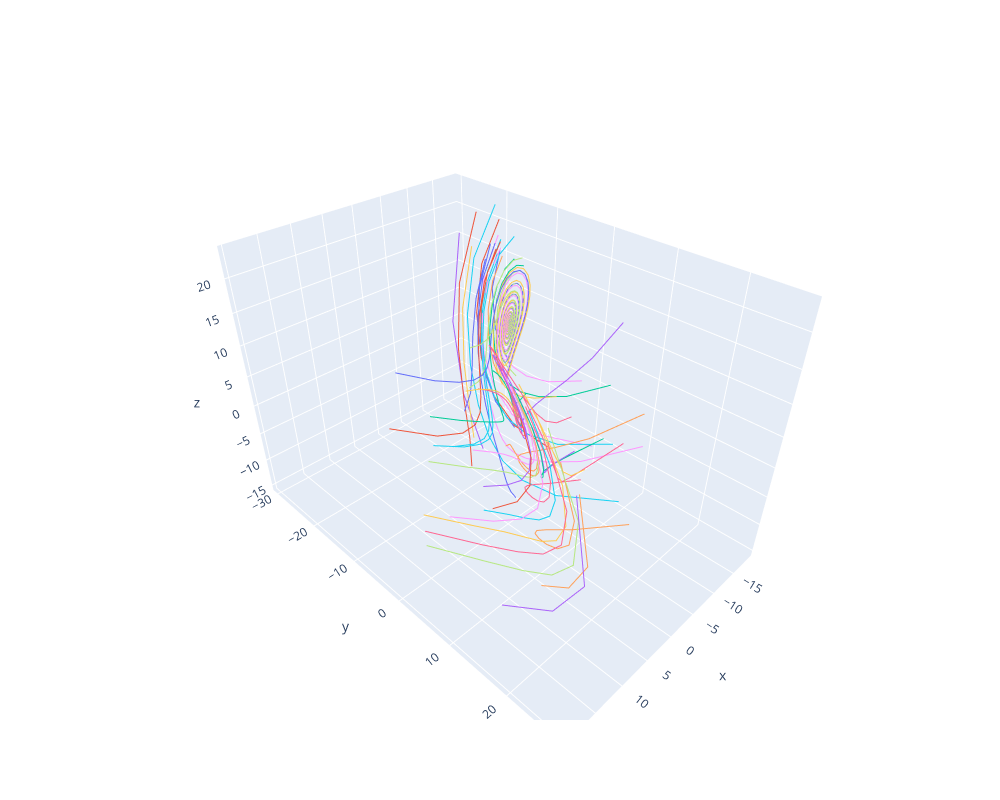

This figure's notebook cell:
### Code cell
fig = go.Figure()
for i in range(N):
    sol = solve(inputs[i, :])
    xyz = sol.ys
    print(f"num_steps = {sol.stats["num_steps"]}")
    fig.add_trace(
        go.Scatter3d(
            x=xyz[:, 0],
            y=xyz[:, 1],
            z=xyz[:, 2],
            mode="lines",
            showlegend=False,
        )
    )
fig.update_layout(width=1000, height=800)
fig

### Figure 1 — Plotly figure (JSON) as saved in the notebook; plotly's stock layout.template omitted (floating-point values rounded to 4 significant figures; data arrays with more than 128 entries replaced by an {"elided": "..."} marker saying what was removed)
{"data": [{"mode": "lines", "showlegend": false, "type": "scatter3d", "x": {"elided": "1000 float values"}, "y": {"elided": "1000 float values"}, "z": {"elided": "1000 float values"}}, {"mode": "lines", "showlegend": false, "type": "scatter3d", "x": {"elided": "1000 float values"}, "y": {"elided": "1000 float values"}, "z": {"elided": "1000 float values"}}, {"mode": "lines", "showlegend": false, "type": "scatter3d", "x": {"elided": "1000 float values"}, "y": {"elided": "1000 float values"}, "z": {"elided": "1000 float values"}}, {"mode": "lines", "showlegend": false, "type": "scatter3d", "x": {"elided": "1000 float values"}, "y": {"elided": "1000 float values"}, "z": {"elided": "1000 float values"}}, {"mode": "lines", "showlegend": false, "type": "scatter3d", "x": {"elided": "1000 float values"}, "y": {"elided": "1000 float values"}, "z": {"elided": "1000 float values"}}, {"mode": "lines", "showlegend": false, "type": "scatter3d", "x": {"elided": "1000 float values"}, "y": {"elided": "1000 float values"}, "z": {"elided": "1000 float values"}}, {"mode": "lines", "showlegend": false, "type": "scatter3d", "x": {"elided": "1000 float values"}, "y": {"elided": "1000 float values"}, "z": {"elided": "1000 float values"}}, {"mode": "lines", "showlegend": false, "type": "scatter3d", "x": {"elided": "1000 float values"}, "y": {"elided": "1000 float values"}, "z": {"elided": "1000 float values"}}, {"mode": "lines", "showlegend": false, "type": "scatter3d", "x": {"elided": "1000 float values"}, "y": {"elided": "1000 float values"}, "z": {"elided": "1000 float values"}}, {"mode": "lines", "showlegend": false, "type": "scatter3d", "x": {"elided": "1000 float values"}, "y": {"elided": "1000 float values"}, "z": {"elided": "1000 float values"}}, {"mode": "lines", "showlegend": false, "type": "scatter3d", "x": {"elided": "1000 float values"}, "y": {"elided": "1000 float values"}, "z": {"elided": "1000 float values"}}, {"mode": "lines", "showlegend": false, "type": "scatter3d", "x": {"elided": "1000 float values"}, "y": {"elided": "1000 float values"}, "z": {"elided": "1000 float values"}}, {"mode": "lines", "showlegend": false, "type": "scatter3d", "x": {"elided": "1000 float values"}, "y": {"elided": "1000 float values"}, "z": {"elided": "1000 float values"}}, {"mode": "lines", "showlegend": false, "type": "scatter3d", "x": {"elided": "1000 float values"}, "y": {"elided": "1000 float values"}, "z": {"elided": "1000 float values"}}, {"mode": "lines", "showlegend": false, "type": "scatter3d", "x": {"elided": "1000 float values"}, "y": {"elided": "1000 float values"}, "z": {"elided": "1000 float values"}}, {"mode": "lines", "showlegend": false, "type": "scatter3d", "x": {"elided": "1000 float values"}, "y": {"elided": "1000 float values"}, "z": {"elided": "1000 float values"}}, {"mode": "lines", "showlegend": false, "type": "scatter3d", "x": {"elided": "1000 float values"}, "y": {"elided": "1000 float values"}, "z": {"elided": "1000 float values"}}, {"mode": "lines", "showlegend": false, "type": "scatter3d", "x": {"elided": "1000 float values"}, "y": {"elided": "1000 float values"}, "z": {"elided": "1000 float values"}}, {"mode": "lines", "showlegend": false, "type": "scatter3d", "x": {"elided": "1000 float values"}, "y": {"elided": "1000 float values"}, "z": {"elided": "1000 float values"}}, {"mode": "lines", "showlegend": false, "type": "scatter3d", "x": {"elided": "1000 float values"}, "y": {"elided": "1000 float values"}, "z": {"elided": "1000 float values"}}, {"mode": "lines", "showlegend": false, "type": "scatter3d", "x": {"elided": "1000 float values"}, "y": {"elided": "1000 float values"}, "z": {"elided": "1000 float values"}}, {"mode": "lines", "showlegend": false, "type": "scatter3d", "x": {"elided": "1000 float values"}, "y": {"elided": "1000 float values"}, "z": {"elided": "1000 float values"}}, {"mode": "lines", "showlegend": false, "type": "scatter3d", "x": {"elided": "1000 float values"}, "y": {"elided": "1000 float values"}, "z": {"elided": "1000 float values"}}, {"mode": "lines", "showlegend": false, "type": "scatter3d", "x": {"elided": "1000 float values"}, "y": {"elided": "1000 float values"}, "z": {"elided": "1000 float values"}}, {"mode": "lines", "showlegend": false, "type": "scatter3d", "x": {"elided": "1000 float values"}, "y": {"elided": "1000 float values"}, "z": {"elided": "1000 float values"}}, {"mode": "lines", "showlegend": false, "type": "scatter3d", "x": {"elided": "1000 float values"}, "y": {"elided": "1000 float values"}, "z": {"elided": "1000 float values"}}, {"mode": "lines", "showlegend": false, "type": "scatter3d", "x": {"elided": "1000 float values"}, "y": {"elided": "1000 float values"}, "z": {"elided": "1000 float values"}}, {"mode": "lines", "showlegend": false, "type": "scatter3d", "x": {"elided": "1000 float values"}, "y": {"elided": "1000 float values"}, "z": {"elided": "1000 float values"}}, {"mode": "lines", "showlegend": false, "type": "scatter3d", "x": {"elided": "1000 float values"}, "y": {"elided": "1000 float values"}, "z": {"elided": "1000 float values"}}, {"mode": "lines", "showlegend": false, "type": "scatter3d", "x": {"elided": "1000 float values"}, "y": {"elided": "1000 float values"}, "z": {"elided": "1000 float values"}}, {"mode": "lines", "showlegend": false, "type": "scatter3d", "x": {"elided": "1000 float values"}, "y": {"elided": "1000 float values"}, "z": {"elided": "1000 float values"}}, {"mode": "lines", "showlegend": false, "type": "scatter3d", "x": {"elided": "1000 float values"}, "y": {"elided": "1000 float values"}, "z": {"elided": "1000 float values"}}, {"mode": "lines", "showlegend": false, "type": "scatter3d", "x": {"elided": "1000 float values"}, "y": {"elided": "1000 float values"}, "z": {"elided": "1000 float values"}}, {"mode": "lines", "showlegend": false, "type": "scatter3d", "x": {"elided": "1000 float values"}, "y": {"elided": "1000 float values"}, "z": {"elided": "1000 float values"}}, {"mode": "lines", "showlegend": false, "type": "scatter3d", "x": {"elided": "1000 float values"}, "y": {"elided": "1000 float values"}, "z": {"elided": "1000 float values"}}, {"mode": "lines", "showlegend": false, "type": "scatter3d", "x": {"elided": "1000 float values"}, "y": {"elided": "1000 float values"}, "z": {"elided": "1000 float values"}}, {"mode": "lines", "showlegend": false, "type": "scatter3d", "x": {"elided": "1000 float values"}, "y": {"elided": "1000 float values"}, "z": {"elided": "1000 float values"}}, {"mode": "lines", "showlegend": false, "type": "scatter3d", "x": {"elided": "1000 float values"}, "y": {"elided": "1000 float values"}, "z": {"elided": "1000 float values"}}, {"mode": "lines", "showlegend": false, "type": "scatter3d", "x": {"elided": "1000 float values"}, "y": {"elided": "1000 float values"}, "z": {"elided": "1000 float values"}}, {"mode": "lines", "showlegend": false, "type": "scatter3d", "x": {"elided": "1000 float values"}, "y": {"elided": "1000 float values"}, "z": {"elided": "1000 float values"}}, {"mode": "lines", "showlegend": false, "type": "scatter3d", "x": {"elided": "1000 float values"}, "y": {"elided": "1000 float values"}, "z": {"elided": "1000 float values"}}, {"mode": "lines", "showlegend": false, "type": "scatter3d", "x": {"elided": "1000 float values"}, "y": {"elided": "1000 float values"}, "z": {"elided": "1000 float values"}}, {"mode": "lines", "showlegend": false, "type": "scatter3d", "x": {"elided": "1000 float values"}, "y": {"elided": "1000 float values"}, "z": {"elided": "1000 float values"}}, {"mode": "lines", "showlegend": false, "type": "scatter3d", "x": {"elided": "1000 float values"}, "y": {"elided": "1000 float values"}, "z": {"elided": "1000 float values"}}, {"mode": "lines", "showlegend": false, "type": "scatter3d", "x": {"elided": "1000 float values"}, "y": {"elided": "1000 float values"}, "z": {"elided": "1000 float values"}}, {"mode": "lines", "showlegend": false, "type": "scatter3d", "x": {"elided": "1000 float values"}, "y": {"elided": "1000 float values"}, "z": {"elided": "1000 float values"}}, {"mode": "lines", "showlegend": false, "type": "scatter3d", "x": {"elided": "1000 float values"}, "y": {"elided": "1000 float values"}, "z": {"elided": "1000 float values"}}, {"mode": "lines", "showlegend": false, "type": "scatter3d", "x": {"elided": "1000 float values"}, "y": {"elided": "1000 float values"}, "z": {"elided": "1000 float values"}}, {"mode": "lines", "showlegend": false, "type": "scatter3d", "x": {"elided": "1000 float values"}, "y": {"elided": "1000 float values"}, "z": {"elided": "1000 float values"}}, {"mode": "lines", "showlegend": false, "type": "scatter3d", "x": {"elided": "1000 float values"}, "y": {"elided": "1000 float values"}, "z": {"elided": "1000 float values"}}], "layout": {"height": 800, "width": 1000}}
